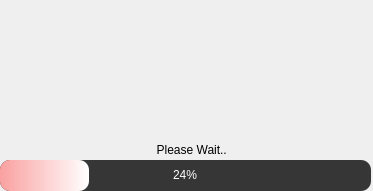
<?xml version="1.0" encoding="UTF-8"?>
<ui version="4.0">
 <class>Form</class>
 <widget class="QWidget" name="Form">
  <property name="geometry">
   <rect>
    <x>0</x>
    <y>0</y>
    <width>373</width>
    <height>191</height>
   </rect>
  </property>
  <property name="windowTitle">
   <string>LoadingScreen</string>
  </property>
  <property name="windowIcon">
   <iconset resource="resource.qrc">
    <normaloff>:/images/images/covid19.png</normaloff>:/images/images/covid19.png</iconset>
  </property>
  <widget class="QLabel" name="label">
   <property name="geometry">
    <rect>
     <x>0</x>
     <y>0</y>
     <width>371</width>
     <height>161</height>
    </rect>
   </property>
   <property name="text">
    <string/>
   </property>
   <property name="pixmap">
    <pixmap resource="resource.qrc">:/images/images/coronavirus_logo-2.png</pixmap>
   </property>
   <property name="scaledContents">
    <bool>true</bool>
   </property>
  </widget>
  <widget class="QProgressBar" name="progressBar">
   <property name="geometry">
    <rect>
     <x>0</x>
     <y>160</y>
     <width>371</width>
     <height>31</height>
    </rect>
   </property>
   <property name="styleSheet">
    <string notr="true">QProgressBar{
	background-color: rgb(54, 54, 54) ; 
	border-style: none;
	border-radius: 10px;
	text-align: center;
	color: rgb(255, 255, 255)
}
QProgressBar::chunk {background: qlineargradient(x1: 0, y1: 0.5, x2: 1, y2: 0.5, stop: 0 #FAA0A0, stop: 1 white);
	border-radius: 10px;
}</string>
   </property>
   <property name="value">
    <number>24</number>
   </property>
  </widget>
  <widget class="QLabel" name="loadingstatus">
   <property name="geometry">
    <rect>
     <x>130</x>
     <y>140</y>
     <width>161</width>
     <height>20</height>
    </rect>
   </property>
   <property name="text">
    <string>        Please Wait..</string>
   </property>
  </widget>
 </widget>
 <resources>
  <include location="resource.qrc"/>
 </resources>
 <connections/>
</ui>
